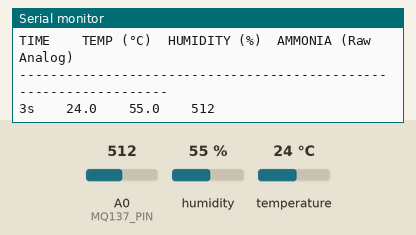
Recording of a sketch running on a simulated Arduino Uno, built with avr-gcc and run on an emulated ATmega328P. Shown: the last lines printed to the serial monitor. Inputs (shaded band) come from the test bench; at power-on: A0 (MQ137_PIN) = 512, humidity 55 %, temperature 24 °C.

Above: at 4.4 s.
4.5 s: A0 (MQ137_PIN) set to 104
At 6.2 s:
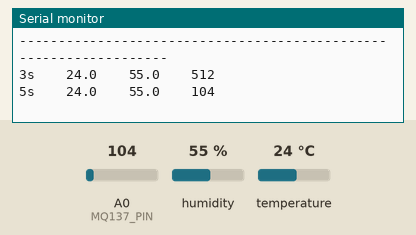
7.0 s: A0 (MQ137_PIN) set to 90
At 8.4 s:
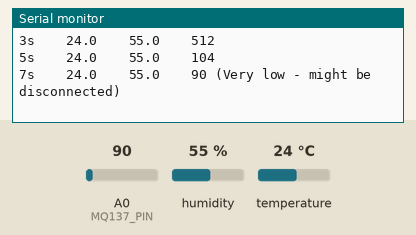
Timing chart, 0 to 10.0 s (numbered marks = the images above; inputs shaded):
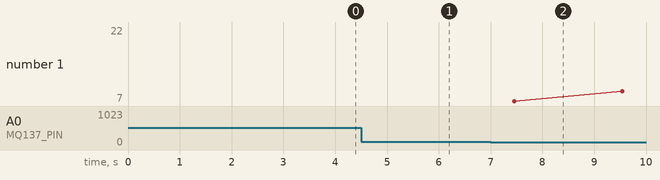

Measured:
- the behaviour switches between 100 and 99 on A0 (MQ137_PIN) (found by bisection; images 1 and 2)
- after the input at 4.5 s, the serial monitor: prints a new line after 0.88 s (image 1)
- after the input at 7.0 s, the serial monitor: prints a new line after 0.46 s (image 2)

The sketch:

Sensor_Test.ino
```cpp
/*
 * SensoPack — Hardware Test Sketch
 *
 * Use this sketch to test if your MQ-137 and AHT20 sensors
 * are wired correctly and reading valid data.
 *
 * Unlike the main sketch, this one DOES NOT wait for the web app.
 * It simply prints the readings to the Serial Monitor every 2 seconds
 * so you can read them with your own eyes.
 *
 * 1. Upload this sketch to your Arduino.
 * 2. Open the "Serial Monitor" in the Arduino IDE (magnifying glass icon top right).
 * 3. Set the baud rate in the bottom right corner of the Serial Monitor to 9600.
 */

#include <Wire.h>
#include <Adafruit_AHTX0.h>

#define MQ137_PIN A0

Adafruit_AHTX0 aht;
bool ahtConnected = false;

void setup() {
  Serial.begin(9600);
  while (!Serial) delay(10); // Wait for serial monitor to open

  Serial.println("=========================================");
  Serial.println("   SensoPack Hardware Diagnostic Test    ");
  Serial.println("=========================================");

  // Initialize AHT20
  Serial.print("Checking AHT20 (Temp/Humidity) sensor... ");
  if (aht.begin()) {
    Serial.println("FOUND!");
    ahtConnected = true;
  } else {
    Serial.println("FAILED!");
    Serial.println(" -> Check SDA (A4) and SCL (A5) wiring.");
  }

  // Check MQ-137
  Serial.print("Checking MQ-137 (Ammonia) sensor... ");
  int rawGas = analogRead(MQ137_PIN);
  if (rawGas > 0 && rawGas < 1023) {
    Serial.println("FOUND (Analog reading OK)!");
  } else {
    Serial.println("WARNING: Raw reading is 0 or 1023. Check A0 wiring.");
  }

  Serial.println("\nStarting continuous readings in 3 seconds...");
  delay(3000);
  Serial.println("TIME\t\tTEMP (°C)\tHUMIDITY (%)\tAMMONIA (Raw Analog)");
  Serial.println("------------------------------------------------------------------");
}

void loop() {
  unsigned long timeSec = millis() / 1000;
  Serial.print(timeSec);
  Serial.print("s\t\t");

  // Read AHT20
  if (ahtConnected) {
    sensors_event_t humidity_event, temp_event;
    aht.getEvent(&humidity_event, &temp_event);

    Serial.print(temp_event.temperature, 1);
    Serial.print("\t\t");
    Serial.print(humidity_event.relative_humidity, 1);
    Serial.print("\t\t");
  } else {
    Serial.print("ERROR\t\tERROR\t\t");
  }

  // Read MQ-137 (Raw value instead of PPM so it's easier to debug hardware)
  int rawGas = analogRead(MQ137_PIN);
  Serial.print(rawGas);

  if (rawGas < 100) {
    Serial.print(" (Very low - might be disconnected)");
  }

  Serial.println();

  delay(2000); // Wait 2 seconds before next reading
}
```
